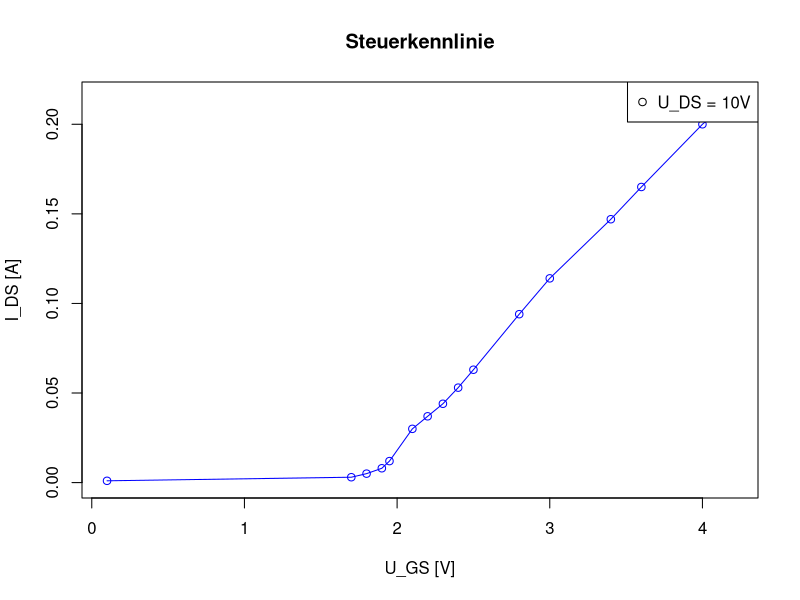

Generate this figure with R:
GS_10 <- c(0.1,1.7,1.8,1.9,1.95,2.1,2.2,2.3,2.4,2.5,2.8,3,3.4,3.6,4,4.2)
ID_10 <- c(0.001,0.003,0.005,0.008,0.012,0.030,0.037,0.044,0.053,0.063,0.094,0.114,0.147,0.165,0.2,0.215)

max_ID10 <- max(ID_10)

# Plot the data
plot(GS_10, ID_10, type = "o", col = "blue", xlab = "U_GS [V]", ylab = "I_DS [A]", main = "Steuerkennlinie", ylim = c(0, max_ID10))
legend("topright", legend = c("U_DS = 10V"), pch = 1)